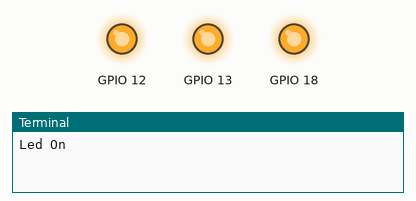
This program was run on a simulated Raspberry Pi (BCM pin numbers). Parts: output pins drawn as LEDs (lit = HIGH), the last lines printed to the terminal.

Above: at 1.5 s.
At 4.5 s:
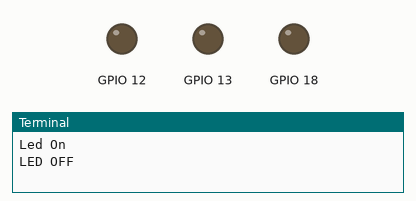
Timing chart, 0 to 7.8 s (numbered marks = the images above):
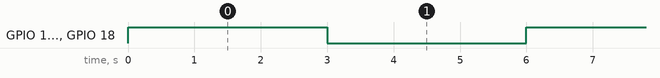

The program:

test-leds.py
```python
import RPi.GPIO as GPIO
import time
GPIO.setmode(GPIO.BCM)
GPIO.setwarnings(False)
GPIO.setup(12, GPIO.OUT)
GPIO.setup(13, GPIO.OUT)
GPIO.setup(18, GPIO.OUT)
while True:
    print("Led On")
    GPIO.output(12, GPIO.HIGH)
    GPIO.output(13, GPIO.HIGH)
    GPIO.output(18, GPIO.HIGH)
    time.sleep(3)
    print("LED OFF")
    GPIO.output(12, GPIO.LOW)
    GPIO.output(13, GPIO.LOW)
    GPIO.output(18, GPIO.LOW)
    time.sleep(3)
```

Measured:
- by itself, GPIO 12, GPIO 13, GPIO 18: alternates HIGH for 3.0 s and LOW for 3.0 s
